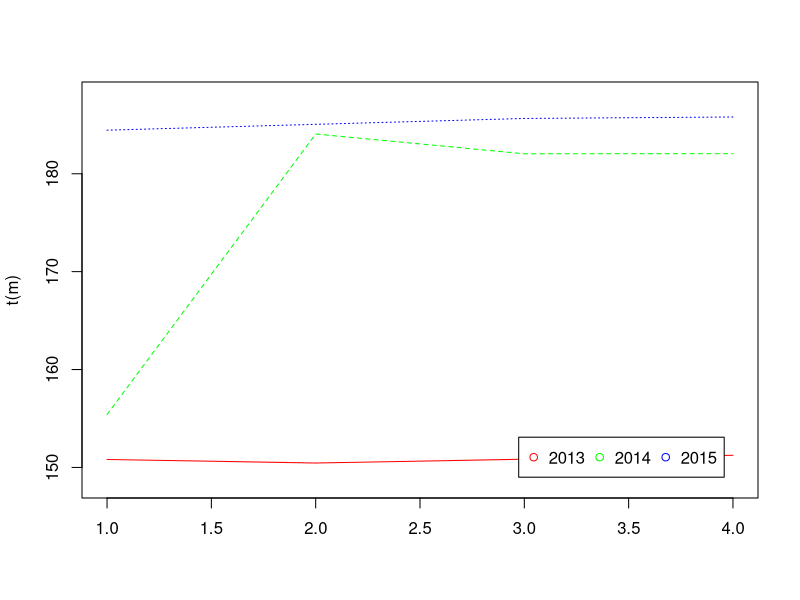
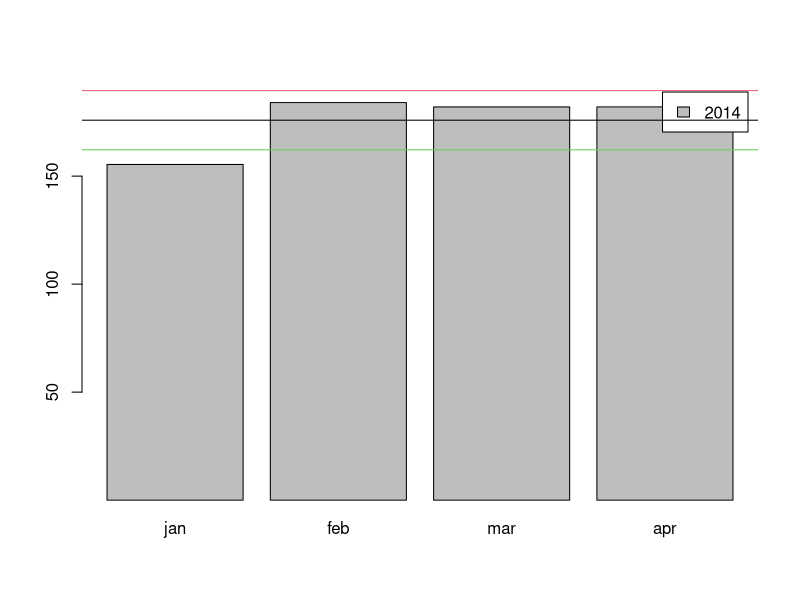

These charts were generated, in order, by the following R code:
jan <- c(150.81,155.4,184.45)
feb <- c(150.45,184.06,185.05)
mar <- c(150.84,182.04,185.65)
apr <- c(151.24,182.05,185.80)

m <- cbind(jan,feb,mar,apr)

rownames(m) <- c("2013","2014","2015")
m

glob_min = min(m)
glob_max = max(m)

colors <- c('red','green','blue')
matplot(t(m),type='l',ylim=c(glob_min-2,glob_max+2), col=colors)
legend('bottomright', inset=.05, legend=rownames(m), 
      pch=1, horiz=TRUE, col=colors)

mean_2014 <- mean(m[2,])
sd_2014 = sd(m[2,])

barplot(m[2,],legend.text ='2014', ylim=c(1,mean_2014 + sd_2014 + 4))
abline(h=mean_2014)
abline(h=mean_2014 + sd_2014,col=2)
abline(h=mean_2014 - sd_2014, col=3)


